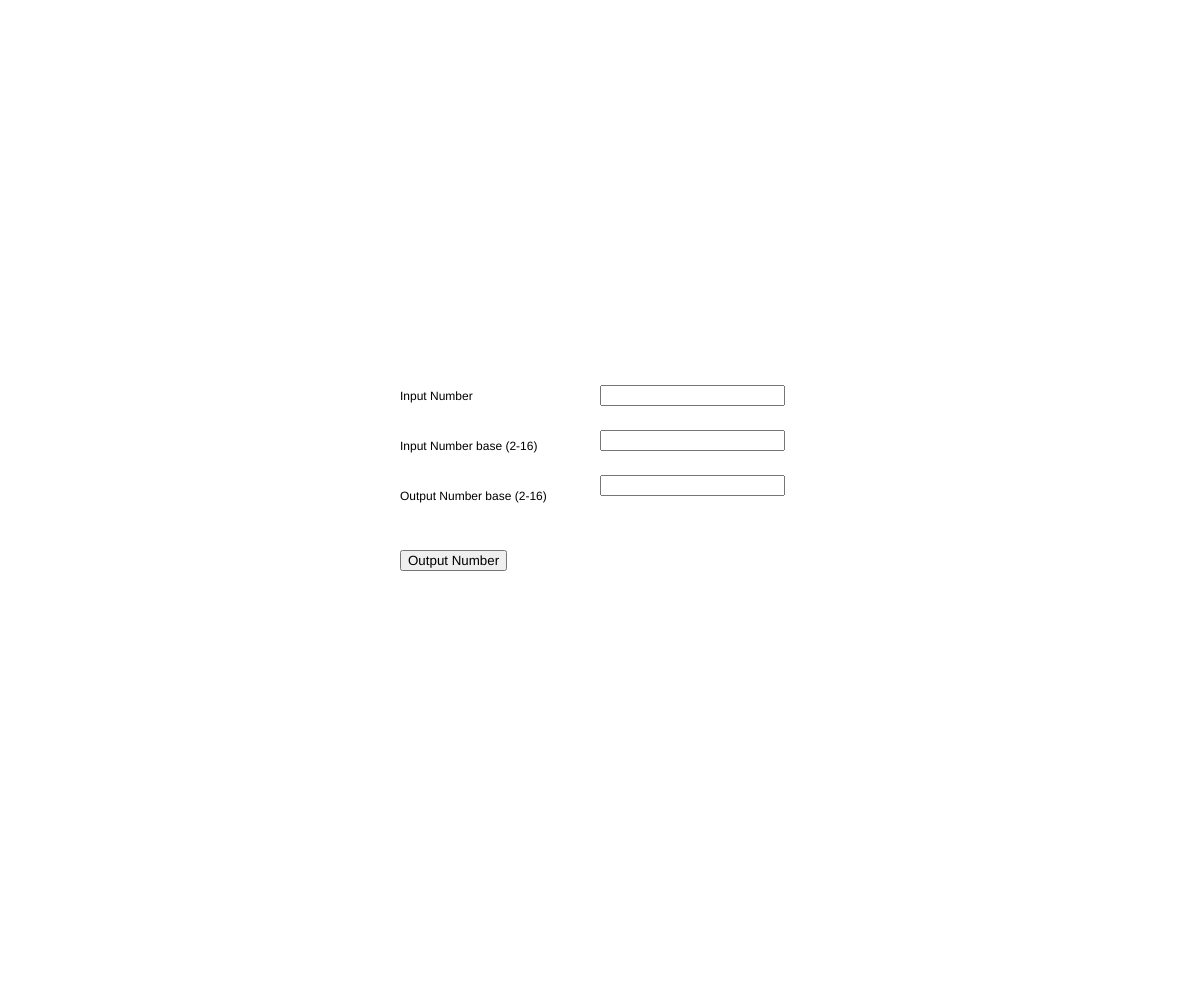
Frame 1 (no input)
Frame 2 (the mouse pressed at the canvas centre, redrawn once): identical to frame 1, image omitted

The p5.js sketch that drew this single still picture (run headless with seeded random() and noise() and a simulated clock; the mouse was pressed at the canvas centre and the sketch redrawn once):

// p5.js sketch
// ── sketch.js
var input;
var output;
var inputBase;
var outputBase;
var correctInput = true;
var correctInputBase = true;
var correctOutputBase = true;

var correct = true;

function setup() {
  // put setup code here
  createCanvas(windowWidth-10,windowHeight-10);
  input = createInput();
  input.position(windowWidth/2,windowHeight/2-115 );
  text("Input Number",windowWidth/2-200,windowHeight/2-100);


  text("Input Number base ",windowWidth/2-200,windowHeight/2-50);
  inputBase = createInput();
  inputBase.position(windowWidth/2,windowHeight/2-70);

  text("Output Number base ",windowWidth/2-200,windowHeight/2);
  outputBase = createInput();
  outputBase.position(windowWidth/2,windowHeight/2-25);

  noLoop();

  button = createButton('Output Number');
  button.position(windowWidth/2-200,windowHeight/2+50);
  button.mousePressed(calculate);


}

function calculate()
{
  correctInput = true;
  correctInputBase = true;
  correctOutputBase = true;
  correct = true;

  output = "";

  
  var inputBaseIn = inputBase.value();
  if(inputBaseIn<=1 || inputBaseIn > 16)
  {
    correctInputBase = false;
    correct = false;
  }
  else
  {
    correctInputBase = true ;
  }

  var outputBaseIn = outputBase.value();
  if(outputBaseIn<=1 || outputBaseIn>16)
  {
    correctOutputBase = false;
    correct = false;
  }
  else
  {
    correctOutputBase = true ;
  }

  var inputIn = input.value();
  for (var i = inputIn.length - 1; i >= 0; i--) {
    if(parseInt(inputIn[i],36) >=inputBaseIn)
    {

      correctInput = false;
      correct = false;
      break;
    }


  }
  if(correct)
  {
    output = parseInt(inputIn,inputBaseIn);
    output = output.toString(outputBaseIn);
  }
  else
  {
    output = "";
  }

  

  




  redraw();
  

}

function draw()
{
  background(255);
  text(output,windowWidth/2,windowHeight/2+65);

  text("Input Number",windowWidth/2-200,windowHeight/2-100);
  if(!correctInput)
  {
    push();
    fill("red");
    ellipse(windowWidth/2+200,windowHeight/2-110,10,10);
    text("Not possible in current base",windowWidth/2+220,windowHeight/2-105);
    pop();
  }


  text("Input Number base (2-16)",windowWidth/2-200,windowHeight/2-50);
  if(!correctInputBase)
  {
    push();
    fill("red");
    ellipse(windowWidth/2+200,windowHeight/2-60,10,10);
    pop();
  }
 

  text("Output Number base (2-16)",windowWidth/2-200,windowHeight/2);
  if(!correctOutputBase)
  {
    push();
    fill("red");
    ellipse(windowWidth/2+200,windowHeight/2-10,10,10);
    pop();
  }
}
